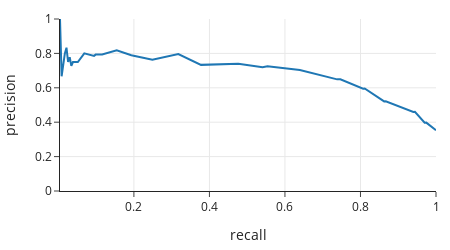

The code cell stored with this chart in its notebook:
### Markdown cell above
Another common plot used to evaluate the performance of a classifier is the *precision-recall curve*, of PR curve for short. It plots the precision-recall pairs for each threshold:

### Code cell
fig = px.line(tpr_df, x="recall", y="precision")
fig.update_layout(width=450, height=250, yaxis_range=[0, 1])
fig

### Figure 1 — Plotly figure (JSON) as saved in the notebook; plotly's stock layout.template omitted (floating-point values rounded to 4 significant figures)
{"data": [{"hovertemplate": "recall=%{x}<br>precision=%{y}<extra></extra>", "legendgroup": "", "line": {"color": "#1F77B4", "dash": "solid"}, "marker": {"symbol": "circle"}, "mode": "lines", "name": "", "orientation": "v", "showlegend": false, "type": "scatter", "x": [1, 0.9742, 0.97, 0.9442, 0.9399, 0.867, 0.8627, 0.8112, 0.8069, 0.7468, 0.7382, 0.6438, 0.6395, 0.5536, 0.5408, 0.4764, 0.3863, 0.3777, 0.3176, 0.2489, 0.1931, 0.1545, 0.1159, 0.09871, 0.09442, 0.06867, 0.0515, 0.03863, 0.03433, 0.03004, 0.02575, 0.02146, 0.01717, 0.008584, 0.004292], "xaxis": "x", "y": [0.3536, 0.3975, 0.3972, 0.4603, 0.4591, 0.522, 0.5207, 0.5962, 0.5949, 0.6493, 0.6491, 0.7009, 0.7028, 0.7247, 0.72, 0.74, 0.7377, 0.7333, 0.7957, 0.7632, 0.7895, 0.8182, 0.7941, 0.7931, 0.7857, 0.8, 0.75, 0.75, 0.7273, 0.7778, 0.75, 0.8333, 0.8, 0.6667, 1], "yaxis": "y"}], "layout": {"height": 250, "legend": {"tracegroupgap": 0}, "width": 450, "xaxis": {"anchor": "y", "domain": [0, 1], "title": {"text": "recall"}}, "yaxis": {"anchor": "x", "domain": [0, 1], "range": [0, 1], "title": {"text": "precision"}}}}
